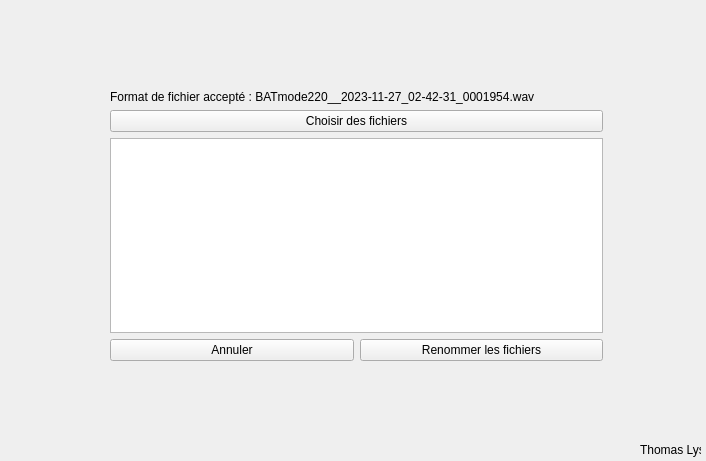
<?xml version="1.0" encoding="UTF-8"?>
<ui version="4.0">
 <class>Form</class>
 <widget class="QWidget" name="Form">
  <property name="geometry">
   <rect>
    <x>0</x>
    <y>0</y>
    <width>706</width>
    <height>461</height>
   </rect>
  </property>
  <property name="minimumSize">
   <size>
    <width>706</width>
    <height>461</height>
   </size>
  </property>
  <property name="maximumSize">
   <size>
    <width>706</width>
    <height>461</height>
   </size>
  </property>
  <property name="windowTitle">
   <string>Form</string>
  </property>
  <widget class="QLabel" name="label_copyright">
   <property name="geometry">
    <rect>
     <x>640</x>
     <y>440</y>
     <width>61</width>
     <height>20</height>
    </rect>
   </property>
   <property name="text">
    <string>Thomas Lys</string>
   </property>
  </widget>
  <widget class="QWidget" name="">
   <property name="geometry">
    <rect>
     <x>110</x>
     <y>90</y>
     <width>493</width>
     <height>271</height>
    </rect>
   </property>
   <layout class="QGridLayout" name="gridLayout">
    <item row="2" column="0" colspan="2">
     <widget class="QListWidget" name="list_files"/>
    </item>
    <item row="3" column="0">
     <widget class="QPushButton" name="btn_cancel">
      <property name="text">
       <string>Annuler</string>
      </property>
     </widget>
    </item>
    <item row="3" column="1">
     <widget class="QPushButton" name="btn_rename">
      <property name="text">
       <string>Renommer les fichiers</string>
      </property>
     </widget>
    </item>
    <item row="1" column="0" colspan="2">
     <widget class="QPushButton" name="btn_choose">
      <property name="text">
       <string>Choisir des fichiers</string>
      </property>
     </widget>
    </item>
    <item row="0" column="0" colspan="2">
     <widget class="QLabel" name="label_infos">
      <property name="text">
       <string>Format de fichier accepté : BATmode220__2023-11-27_02-42-31_0001954.wav</string>
      </property>
     </widget>
    </item>
   </layout>
  </widget>
 </widget>
 <resources/>
 <connections/>
</ui>
